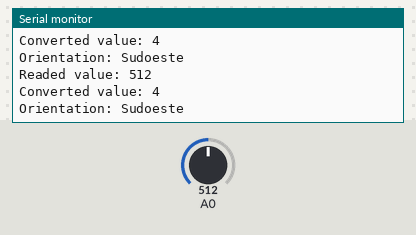
A sketch run on a simulated Arduino Uno, built with avr-gcc and run on an emulated ATmega328P. Parts: the last lines printed to the serial monitor. Inputs (shaded band) come from the test bench; at power-on: A0 = 512.

Above: at 1.3 s.
1.4 s: A0 set to 716
At 1.83 s:
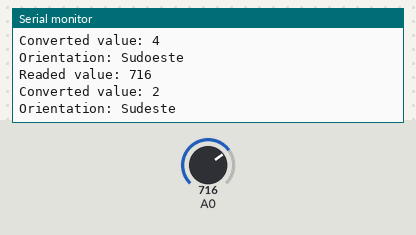
3.5 s: A0 set to 900
At 3.83 s:
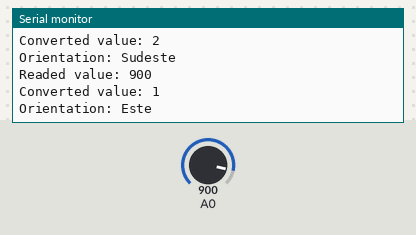
5.5 s: A0 set to 1023
At 5.84 s:
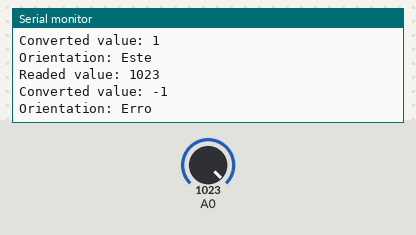
7.5 s: A0 set to 511
At 7.84 s:
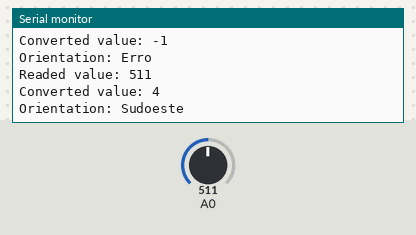
10.5 s: A0 set to 306
At 10.84 s:
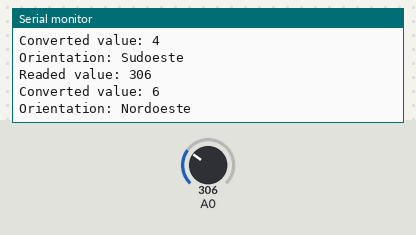
12.5 s: A0 set to 122
At 12.85 s:
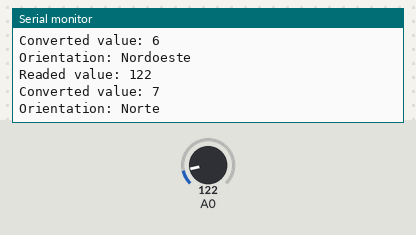
Timing chart, 0 to 15.5 s (numbered marks = the images above; inputs shaded):
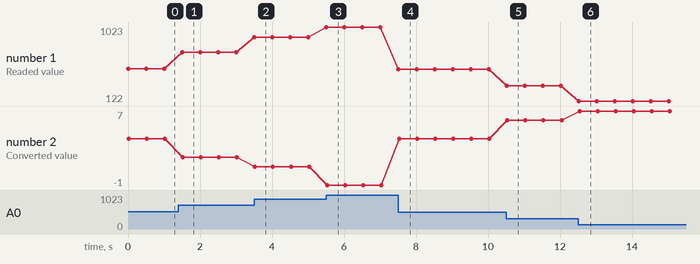

The sketch:

Serial_Compass.ino
```cpp
/**********************************************
 * Returns the Orientation of the Compass at A0
 ***********************************************/

//Setup
void setup(){
  Serial.begin(9600);
}

//Loop
void loop(){
  int val = analogRead(A0);
  Serial.print("Readed value: ");
  Serial.println(val);
  val = map(val,0,795,8,1);
  Serial.print("Converted value: ");
  Serial.println(val);
  Serial.print("Orientation: ");
  Serial.println(orientation(val));
  delay(500);
}

//Returns the String of the orientation
//according to the given value
String orientation(int value){
  switch(value){
  case 1:
    return("Este\n");
  case 2:
    return("Sudeste\n");
  case 3:
    return("Sul\n");
  case 4:
    return("Sudoeste\n");
  case 5:
    return("Oeste\n");
  case 6:
    return("Nordoeste\n");
  case 7:
    return("Norte\n");
  case 8:
    return("Nordeste\n");
  default:
    return("Erro\n");
  }
}
```

Measured:
- after the input at 1.4 s, the serial monitor: prints a new line after 0.10 s (image 1)
- after the input at 3.5 s, the serial monitor: prints a new line at once (image 2)
- after the input at 5.5 s, the serial monitor: prints a new line at once (image 3)
- after the input at 7.5 s, the serial monitor: prints a new line at once (image 4)
- after the input at 10.5 s, the serial monitor: prints a new line at once (image 5)
- after the input at 12.5 s, the serial monitor: prints a new line at once (image 6)
- plotted number 1: 512 → 716 after the input at 1.4 s, 716 → 900 after the input at 3.5 s, 900 → 1023 after the input at 5.5 s, 1023 → 511 after the input at 7.5 s, 511 → 306 after the input at 10.5 s
- plotted number 2: 4 → 2 after the input at 1.4 s, 2 → 1 after the input at 3.5 s, 1 → -1 after the input at 5.5 s, -1 → 4 after the input at 7.5 s, 4 → 6 after the input at 10.5 s
